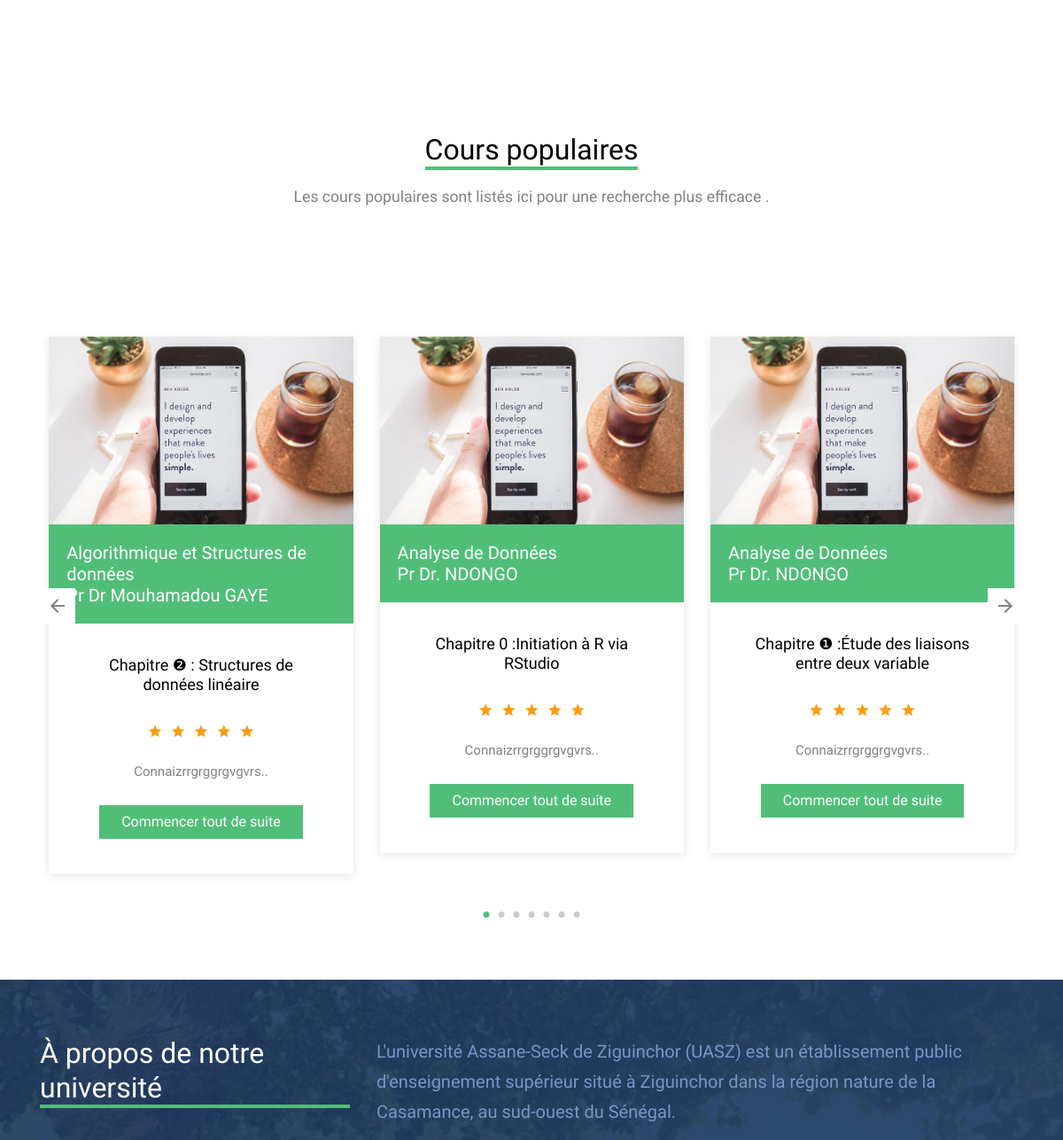
/face (middle part), run on an earlier commit of the app's database.
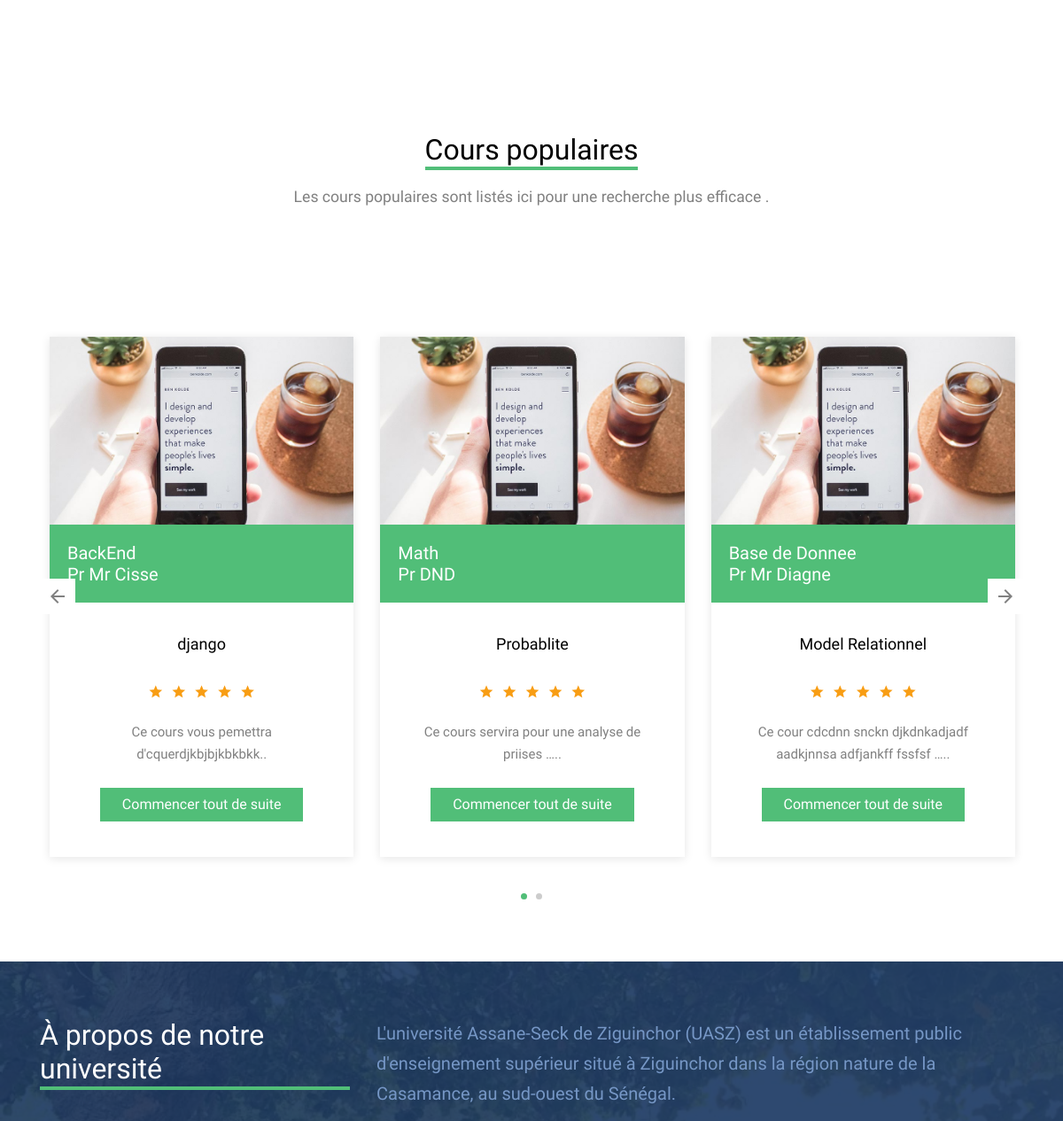
And on a later commit of the database.
### face/models.py (models this page shows, shortened)
class cours(models.Model):
    titre=models.CharField(verbose_name="Titre du cours" ,null=False,max_length=50)
    matiere=models.CharField(verbose_name="Domaine du cours" ,null=False,max_length=100)
    auteur=models.CharField(verbose_name="Auteur du cours" ,null=False,max_length=50)
    doc=models.FileField(null=True,blank=True,upload_to="pdf",validators=[est_une_extension_autorise])
    cover=models.ImageField(null=True,blank=False,upload_to="image/",default='image/default.jpg',verbose_name='Veuiller mettre une image pour embellir le cours')
    niveau=models.CharField(verbose_name="Niveau" ,null=False, max_length=50)
    desc=models.TextField(null=True)
    coef=models.IntegerField(null=True,verbose_name='Coeffcient de la matiere')

### face/views.py (the view)
# urls.py: path('', views.index),
def index(request):
    listCours= cours.objects.all()
    return render(request, 'face/index.html',{"listCours":listCours})

### face/templates/face/index.html (shortened to what this page needs)
{% extends "base.html" %}
{% load static %}
{% block content %}
    <div class="site-section">
    </div>
    <div class="site-section">
      <div class="container">
        <div class="row mb-5 justify-content-center text-center">
          <div class="col-lg-6 mb-5">
            <h2 class="section-title-underline mb-3">
              <span>Cours populaires</span>
            </h2>
            <p>Les cours populaires sont listés ici pour une recherche plus efficace .</p>
          </div>
        </div>
        <div class="row">
          <div class="col-12">
              <div class="owl-slide-3 owl-carousel">
                {% for cours in listCours %}
                  <div class="course-1-item">
                    <figure class="thumnail">
                      <a href="{% url 'about' %} "><img src="{% static 'face/images/course_1.jpg' %}" alt="Image" class="img-fluid"></a>
                      <div class="category"><h3>{{cours.matiere}} <br>
                        Pr {{cours.auteur}}</h3></div>
                    </figure>
                    <div class="course-1-content pb-4">
                      <h2>{{cours.titre}}</h2>
                      <div class="rating text-center mb-3">
                        <span class="icon-star2 text-warning"></span>
                        <span class="icon-star2 text-warning"></span>
                        <span class="icon-star2 text-warning"></span>
                        <span class="icon-star2 text-warning"></span>
                        <span class="icon-star2 text-warning"></span>
                      </div>
                      <p class="desc mb-4">{{cours.desc|truncatewords:8}}..</p>
                      <p><a href="{%url 'course_single' cours.id %}" class="btn btn-primary rounded-0 px-4">Commencer tout de suite</a></p>
                    </div>
                  </div>
                {% endfor %}
              </div>
          </div>
        </div>
      </div>
    </div>
    <div class="section-bg style-1" style="background-image: url('{% static 'face/images/hero_1.jpg' %}'); ">
      <div class="container">
        <div class="row">
          <div class="col-lg-4">
            <h2 class="section-title-underline style-2">
              <span>À propos de notre université</span>
            </h2>
          </div>
          <div class="col-lg-8">
            <p class="lead">L'université Assane-Seck de Ziguinchor (UASZ) est un établissement public d'enseignement supérieur situé à Ziguinchor dans la région nature de la Casamance, au sud-ouest du Sénégal.</p>
          </div>
        </div>
      </div>
    </div>
{% endblock %}

What changed in the data, as far as the page shows it:
changed cours: matiere "Algorithmique et Structures de données" → "BackEnd"; auteur "Dr Mouhamadou GAYE" → "Mr Cisse"; titre "Chapitre ❷ : Structures de données linéaire" → "django"; desc "Connaizrrgrggrgvgvrs" → "Ce cours vous pemettra d'cquerdjkbjbjkbkbkk"
changed cours: matiere "Analyse de Données" → "Math"; auteur "Dr. NDONGO" → "DND"; titre "Chapitre 0 :Initiation à R via RStudio" → "Probablite"; desc "Connaizrrgrggrgvgvrs" → "Ce cours servira pour une analyse de priises …"
changed cours: matiere "Analyse de Données" → "Base de Donnee"; auteur "Dr. NDONGO" → "Mr Diagne"; titre "Chapitre ❶ :Étude des liaisons entre deux variable" → "Model Relationnel"; desc "Connaizrrgrggrgvgvrs" → "Ce cour cdcdnn snckn djkdnkadjadf aadkjnnsa adfjankff fssfsf …"
